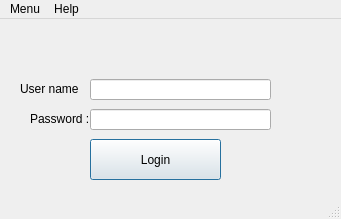
<?xml version="1.0" encoding="UTF-8"?>
<ui version="4.0">
 <class>MainWindow</class>
 <widget class="QMainWindow" name="MainWindow">
  <property name="geometry">
   <rect>
    <x>0</x>
    <y>0</y>
    <width>341</width>
    <height>219</height>
   </rect>
  </property>
  <property name="windowTitle">
   <string>Type Recognition Program v0.2</string>
  </property>
  <widget class="QWidget" name="centralwidget">
   <widget class="QPushButton" name="pushButtonStart">
    <property name="geometry">
     <rect>
      <x>90</x>
      <y>120</y>
      <width>131</width>
      <height>41</height>
     </rect>
    </property>
    <property name="text">
     <string>Login</string>
    </property>
    <property name="shortcut">
     <string>Return</string>
    </property>
    <property name="autoDefault">
     <bool>true</bool>
    </property>
    <property name="default">
     <bool>true</bool>
    </property>
   </widget>
   <widget class="Phonon::VideoPlayer" name="videoPlayer">
    <property name="geometry">
     <rect>
      <x>90</x>
      <y>540</y>
      <width>300</width>
      <height>200</height>
     </rect>
    </property>
   </widget>
   <widget class="QLineEdit" name="lineEditUserName">
    <property name="geometry">
     <rect>
      <x>90</x>
      <y>60</y>
      <width>181</width>
      <height>21</height>
     </rect>
    </property>
   </widget>
   <widget class="QLineEdit" name="lineEditPassword">
    <property name="geometry">
     <rect>
      <x>90</x>
      <y>90</y>
      <width>181</width>
      <height>21</height>
     </rect>
    </property>
    <property name="echoMode">
     <enum>QLineEdit::Password</enum>
    </property>
   </widget>
   <widget class="QLabel" name="labelUserName">
    <property name="geometry">
     <rect>
      <x>20</x>
      <y>60</y>
      <width>61</width>
      <height>20</height>
     </rect>
    </property>
    <property name="text">
     <string>User name  :</string>
    </property>
   </widget>
   <widget class="QLabel" name="labelPassword">
    <property name="geometry">
     <rect>
      <x>30</x>
      <y>90</y>
      <width>61</width>
      <height>20</height>
     </rect>
    </property>
    <property name="text">
     <string>Password :</string>
    </property>
   </widget>
   <widget class="QLabel" name="labelStatus">
    <property name="geometry">
     <rect>
      <x>30</x>
      <y>20</y>
      <width>271</width>
      <height>16</height>
     </rect>
    </property>
    <property name="text">
     <string/>
    </property>
   </widget>
  </widget>
  <widget class="QMenuBar" name="menubar">
   <property name="geometry">
    <rect>
     <x>0</x>
     <y>0</y>
     <width>341</width>
     <height>21</height>
    </rect>
   </property>
   <widget class="QMenu" name="menuHelp">
    <property name="title">
     <string>Help</string>
    </property>
    <addaction name="actionAbout"/>
   </widget>
   <widget class="QMenu" name="menuMenu">
    <property name="title">
     <string>Menu</string>
    </property>
    <addaction name="actionExit"/>
   </widget>
   <addaction name="menuMenu"/>
   <addaction name="menuHelp"/>
  </widget>
  <widget class="QStatusBar" name="statusbar"/>
  <action name="actionAbout">
   <property name="text">
    <string>About</string>
   </property>
  </action>
  <action name="actionExit">
   <property name="text">
    <string>Exit</string>
   </property>
  </action>
 </widget>
 <customwidgets>
  <customwidget>
   <class>Phonon::VideoPlayer</class>
   <extends>QWidget</extends>
   <header location="global">phonon/videoplayer.h</header>
  </customwidget>
 </customwidgets>
 <resources/>
 <connections/>
</ui>
